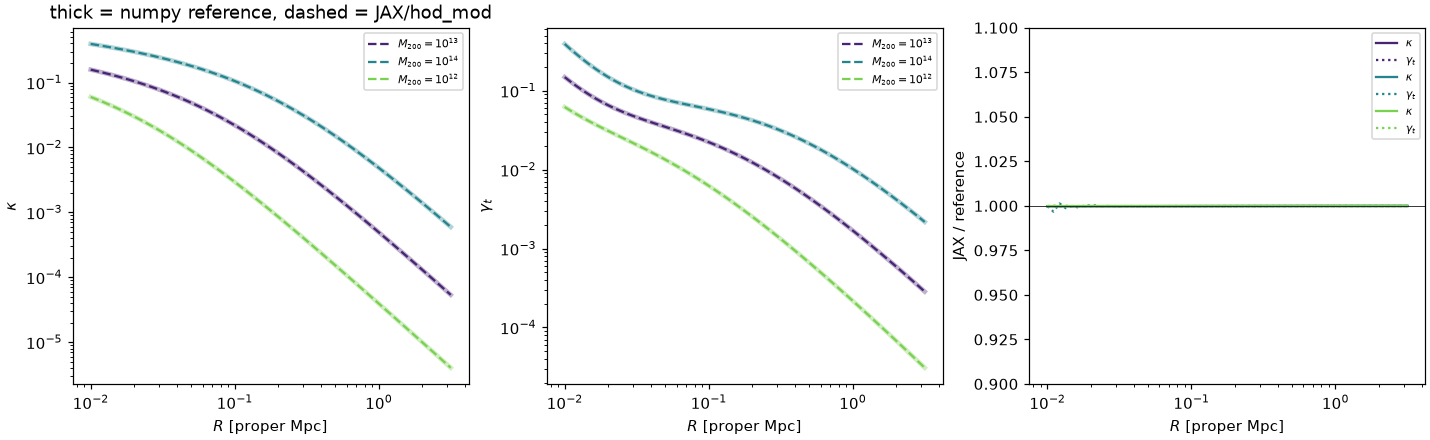

The Python source for this figure:
"""Rung 1: JAX/hod_mod NFW+point-mass vs the reference numpy wl_lens_models.NFWPoint."""
import sys, os
sys.path.insert(0, os.path.dirname(os.path.dirname(os.path.abspath(__file__))))

import numpy as np
import matplotlib.pyplot as plt
import jaxwl
import wl_lens_models

z_lens, z_source = 0.3, 0.9
R = np.logspace(-2, 0.5, 60)  # proper Mpc

cases = [(1e13, 5., 1e11), (1e14, 4., 3e11), (1e12, 8., 3e10)]

fig, axes = plt.subplots(1, 3, figsize=(13, 4), constrained_layout=True)
colors = plt.cm.viridis(np.linspace(0.1, 0.8, len(cases)))

for (m200, c200, mstar), col in zip(cases, colors):
    ref = wl_lens_models.NFWPoint(z=z_lens, m200=m200, c200=c200, mstar=mstar)
    theta = R * ref.Mpc2deg  # NFWPoint takes angles in degrees

    ref_kappa = ref.kappa(theta, z_source)
    ref_gammat = ref.gammat(theta, z_source)

    s_cr = jaxwl.S_cr(z_lens, z_source)
    kappa, gammat = jaxwl.kappa_gammat(R, z_lens, s_cr, m200, c200, mstar)

    label = r'$M_{200}=10^{%.0f}$' % np.log10(m200)
    axes[0].loglog(R, ref_kappa, '-', color=col, lw=3, alpha=0.35)
    axes[0].loglog(R, kappa, '--', color=col, label=label)
    axes[1].loglog(R, ref_gammat, '-', color=col, lw=3, alpha=0.35)
    axes[1].loglog(R, gammat, '--', color=col, label=label)
    axes[2].semilogx(R, kappa / ref_kappa, '-', color=col, label=r'$\kappa$')
    axes[2].semilogx(R, gammat / ref_gammat, ':', color=col, label=r'$\gamma_t$')

    print('logM200=%4.1f  kappa ratio %.4f-%.4f   gammat ratio %.4f-%.4f' % (
        np.log10(m200), (kappa / ref_kappa).min(), (kappa / ref_kappa).max(),
        (gammat / ref_gammat).min(), (gammat / ref_gammat).max()))

axes[0].set_ylabel(r'$\kappa$'); axes[1].set_ylabel(r'$\gamma_t$')
axes[2].set_ylabel('JAX / reference'); axes[2].axhline(1., color='k', lw=0.5)
axes[2].set_ylim(0.9, 1.1)
for ax in axes:
    ax.set_xlabel(r'$R$ [proper Mpc]'); ax.legend(fontsize=7)
axes[0].set_title('thick = numpy reference, dashed = JAX/hod_mod')

plt.savefig(os.path.join(os.path.dirname(__file__), 'rung1_profiles.png'), dpi=110)
print('wrote rung1_profiles.png')
